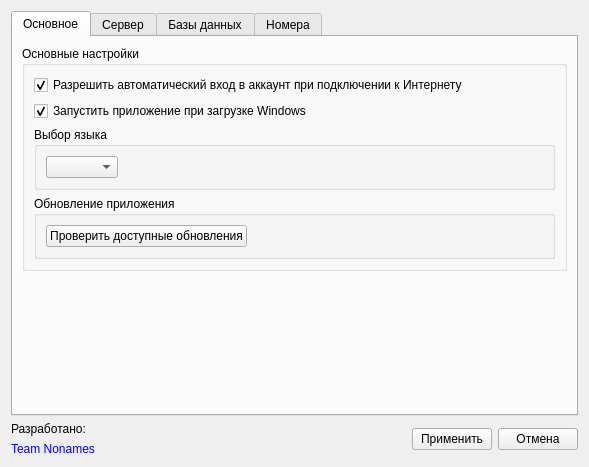
<?xml version="1.0" encoding="UTF-8"?>
<ui version="4.0">
 <class>SettingsDialog</class>
 <widget class="QDialog" name="SettingsDialog">
  <property name="geometry">
   <rect>
    <x>0</x>
    <y>0</y>
    <width>589</width>
    <height>463</height>
   </rect>
  </property>
  <property name="sizePolicy">
   <sizepolicy hsizetype="Fixed" vsizetype="Fixed">
    <horstretch>0</horstretch>
    <verstretch>0</verstretch>
   </sizepolicy>
  </property>
  <property name="windowTitle">
   <string>Настройки</string>
  </property>
  <property name="windowIcon">
   <iconset resource="images.qrc">
    <normaloff>:/images/outcall-logo.png</normaloff>:/images/outcall-logo.png</iconset>
  </property>
  <layout class="QGridLayout" name="gridLayout_5">
   <item row="0" column="0">
    <widget class="QTabWidget" name="tabWidget">
     <property name="currentIndex">
      <number>0</number>
     </property>
     <widget class="QWidget" name="general">
      <attribute name="title">
       <string>Основное</string>
      </attribute>
      <layout class="QVBoxLayout" name="verticalLayout_12">
       <item>
        <widget class="QGroupBox" name="generalGroupBox">
         <property name="title">
          <string>Основные настройки</string>
         </property>
         <layout class="QGridLayout" name="gridLayout_6">
          <item row="0" column="0">
           <layout class="QVBoxLayout" name="verticalLayout_14">
            <item>
             <widget class="QCheckBox" name="autoSignIn">
              <property name="text">
               <string>Разрешить автоматический вход в аккаунт при подключении к Интернету</string>
              </property>
              <property name="checked">
               <bool>true</bool>
              </property>
             </widget>
            </item>
            <item>
             <widget class="QCheckBox" name="autoStartBox">
              <property name="enabled">
               <bool>true</bool>
              </property>
              <property name="text">
               <string>Запустить приложение при загрузке Windows</string>
              </property>
              <property name="checked">
               <bool>true</bool>
              </property>
             </widget>
            </item>
           </layout>
          </item>
          <item row="1" column="0">
           <widget class="QGroupBox" name="languageGroup">
            <property name="sizePolicy">
             <sizepolicy hsizetype="Preferred" vsizetype="Fixed">
              <horstretch>0</horstretch>
              <verstretch>0</verstretch>
             </sizepolicy>
            </property>
            <property name="title">
             <string>Выбор языка</string>
            </property>
            <layout class="QGridLayout" name="gridLayout">
             <item row="1" column="1">
              <spacer name="horizontalSpacer_2">
               <property name="orientation">
                <enum>Qt::Horizontal</enum>
               </property>
               <property name="sizeHint" stdset="0">
                <size>
                 <width>40</width>
                 <height>20</height>
                </size>
               </property>
              </spacer>
             </item>
             <item row="1" column="0">
              <widget class="QComboBox" name="languageList_2"/>
             </item>
            </layout>
           </widget>
          </item>
          <item row="3" column="0">
           <widget class="QGroupBox" name="groupBox_6">
            <property name="title">
             <string>Обновление приложения</string>
            </property>
            <layout class="QGridLayout" name="gridLayout_11">
             <item row="0" column="0">
              <widget class="QPushButton" name="pushUpdateButton">
               <property name="text">
                <string>Проверить доступные обновления</string>
               </property>
               <property name="autoDefault">
                <bool>false</bool>
               </property>
              </widget>
             </item>
             <item row="0" column="1">
              <spacer name="horizontalSpacer_3">
               <property name="orientation">
                <enum>Qt::Horizontal</enum>
               </property>
               <property name="sizeHint" stdset="0">
                <size>
                 <width>40</width>
                 <height>20</height>
                </size>
               </property>
              </spacer>
             </item>
            </layout>
           </widget>
          </item>
         </layout>
        </widget>
       </item>
       <item>
        <spacer name="verticalSpacer_2">
         <property name="orientation">
          <enum>Qt::Vertical</enum>
         </property>
         <property name="sizeHint" stdset="0">
          <size>
           <width>20</width>
           <height>40</height>
          </size>
         </property>
        </spacer>
       </item>
      </layout>
     </widget>
     <widget class="QWidget" name="server">
      <attribute name="title">
       <string>Сервер</string>
      </attribute>
      <layout class="QFormLayout" name="formLayout">
       <item row="0" column="0" colspan="2">
        <widget class="QGroupBox" name="groupBox">
         <property name="title">
          <string>Настройки сервера</string>
         </property>
         <layout class="QVBoxLayout" name="verticalLayout_3">
          <item>
           <widget class="QLabel" name="serverLabel">
            <property name="text">
             <string>Имя хоста:</string>
            </property>
           </widget>
          </item>
          <item>
           <widget class="QLineEdit" name="serverName"/>
          </item>
          <item>
           <widget class="QLabel" name="userLabel">
            <property name="text">
             <string>Имя пользователя:</string>
            </property>
           </widget>
          </item>
          <item>
           <widget class="QLineEdit" name="userName"/>
          </item>
          <item>
           <widget class="QLabel" name="passLabel">
            <property name="text">
             <string>Пароль:</string>
            </property>
           </widget>
          </item>
          <item>
           <widget class="QLineEdit" name="password">
            <property name="echoMode">
             <enum>QLineEdit::Password</enum>
            </property>
           </widget>
          </item>
          <item>
           <widget class="QLabel" name="portLabel">
            <property name="text">
             <string>Порт:</string>
            </property>
           </widget>
          </item>
          <item>
           <widget class="QLineEdit" name="port">
            <property name="text">
             <string>5038</string>
            </property>
           </widget>
          </item>
         </layout>
        </widget>
       </item>
      </layout>
     </widget>
     <widget class="QWidget" name="tab">
      <attribute name="title">
       <string>Базы данных</string>
      </attribute>
      <layout class="QGridLayout" name="gridLayout_4">
       <item row="0" column="0">
        <widget class="QTabWidget" name="tabWidget_2">
         <property name="currentIndex">
          <number>0</number>
         </property>
         <widget class="QWidget" name="tab_2">
          <attribute name="title">
           <string>Настройки базы контактов</string>
          </attribute>
          <layout class="QGridLayout" name="gridLayout_3">
           <item row="0" column="0">
            <widget class="QGroupBox" name="groupBox_3">
             <property name="title">
              <string/>
             </property>
             <layout class="QGridLayout" name="gridLayout_7">
              <item row="0" column="0">
               <widget class="QLabel" name="serverLabel_2">
                <property name="text">
                 <string>Имя хоста: </string>
                </property>
               </widget>
              </item>
              <item row="1" column="0">
               <widget class="QLineEdit" name="hostName_1"/>
              </item>
              <item row="2" column="0">
               <widget class="QLabel" name="userLabel_2">
                <property name="text">
                 <string>Имя базы данных:</string>
                </property>
               </widget>
              </item>
              <item row="3" column="0">
               <widget class="QLineEdit" name="databaseName_1"/>
              </item>
              <item row="4" column="0">
               <widget class="QLabel" name="passLabel_2">
                <property name="text">
                 <string>Имя пользователя:</string>
                </property>
               </widget>
              </item>
              <item row="5" column="0">
               <widget class="QLineEdit" name="userName_1">
                <property name="echoMode">
                 <enum>QLineEdit::Normal</enum>
                </property>
               </widget>
              </item>
              <item row="6" column="0">
               <widget class="QLabel" name="portLabel_2">
                <property name="text">
                 <string>Пароль:</string>
                </property>
               </widget>
              </item>
              <item row="7" column="0">
               <widget class="QLineEdit" name="password_1">
                <property name="text">
                 <string/>
                </property>
                <property name="echoMode">
                 <enum>QLineEdit::Password</enum>
                </property>
               </widget>
              </item>
              <item row="8" column="0">
               <widget class="QLabel" name="label">
                <property name="text">
                 <string>Порт:</string>
                </property>
               </widget>
              </item>
              <item row="9" column="0">
               <widget class="QLineEdit" name="port_1"/>
              </item>
             </layout>
            </widget>
           </item>
          </layout>
         </widget>
         <widget class="QWidget" name="tab_3">
          <attribute name="title">
           <string>Настройки базы звонков</string>
          </attribute>
          <layout class="QGridLayout" name="gridLayout_2">
           <item row="0" column="0">
            <widget class="QGroupBox" name="groupBox_4">
             <property name="title">
              <string/>
             </property>
             <layout class="QVBoxLayout" name="verticalLayout_7">
              <item>
               <widget class="QLabel" name="serverLabel_3">
                <property name="text">
                 <string>Имя хоста: </string>
                </property>
               </widget>
              </item>
              <item>
               <widget class="QLineEdit" name="hostName_2"/>
              </item>
              <item>
               <widget class="QLabel" name="userLabel_3">
                <property name="text">
                 <string>Имя базы данных:</string>
                </property>
               </widget>
              </item>
              <item>
               <widget class="QLineEdit" name="databaseName_2"/>
              </item>
              <item>
               <widget class="QLabel" name="passLabel_3">
                <property name="text">
                 <string>Имя пользователя:</string>
                </property>
               </widget>
              </item>
              <item>
               <widget class="QLineEdit" name="userName_2">
                <property name="echoMode">
                 <enum>QLineEdit::Normal</enum>
                </property>
               </widget>
              </item>
              <item>
               <widget class="QLabel" name="portLabel_3">
                <property name="text">
                 <string>Пароль:</string>
                </property>
               </widget>
              </item>
              <item>
               <widget class="QLineEdit" name="password_2">
                <property name="text">
                 <string/>
                </property>
                <property name="echoMode">
                 <enum>QLineEdit::Password</enum>
                </property>
               </widget>
              </item>
              <item>
               <widget class="QLabel" name="label_2">
                <property name="text">
                 <string>Порт:</string>
                </property>
               </widget>
              </item>
              <item>
               <widget class="QLineEdit" name="port_2"/>
              </item>
             </layout>
            </widget>
           </item>
          </layout>
         </widget>
         <widget class="QWidget" name="tab_4">
          <attribute name="title">
           <string>Настройки базы заказов</string>
          </attribute>
          <layout class="QGridLayout" name="gridLayout_10">
           <item row="0" column="0">
            <widget class="QGroupBox" name="groupBox_5">
             <property name="title">
              <string/>
             </property>
             <layout class="QGridLayout" name="gridLayout_9">
              <item row="4" column="0">
               <widget class="QLabel" name="passLabel_4">
                <property name="text">
                 <string>Имя пользователя:</string>
                </property>
               </widget>
              </item>
              <item row="5" column="0">
               <widget class="QLineEdit" name="userName_3">
                <property name="echoMode">
                 <enum>QLineEdit::Normal</enum>
                </property>
               </widget>
              </item>
              <item row="6" column="0">
               <widget class="QLabel" name="portLabel_4">
                <property name="text">
                 <string>Пароль:</string>
                </property>
               </widget>
              </item>
              <item row="7" column="0">
               <widget class="QLineEdit" name="password_3">
                <property name="text">
                 <string/>
                </property>
                <property name="echoMode">
                 <enum>QLineEdit::Password</enum>
                </property>
               </widget>
              </item>
              <item row="8" column="0">
               <widget class="QLabel" name="label_3">
                <property name="text">
                 <string>Порт:</string>
                </property>
               </widget>
              </item>
              <item row="10" column="0">
               <widget class="QLineEdit" name="port_3"/>
              </item>
              <item row="0" column="0">
               <widget class="QLabel" name="serverLabel_4">
                <property name="text">
                 <string>Имя хоста: </string>
                </property>
               </widget>
              </item>
              <item row="1" column="0">
               <widget class="QLineEdit" name="hostName_3"/>
              </item>
              <item row="2" column="0">
               <widget class="QLabel" name="userLabel_4">
                <property name="text">
                 <string>Имя базы данных:</string>
                </property>
               </widget>
              </item>
              <item row="3" column="0">
               <widget class="QLineEdit" name="databaseName_3"/>
              </item>
              <item row="11" column="0">
               <widget class="QLabel" name="label_4">
                <property name="text">
                 <string>Логин пользователя:</string>
                </property>
               </widget>
              </item>
              <item row="12" column="0">
               <widget class="QLineEdit" name="user_login"/>
              </item>
             </layout>
            </widget>
           </item>
          </layout>
         </widget>
        </widget>
       </item>
      </layout>
     </widget>
     <widget class="QWidget" name="extensions">
      <attribute name="title">
       <string>Номера</string>
      </attribute>
      <layout class="QVBoxLayout" name="verticalLayout_2">
       <item>
        <widget class="QGroupBox" name="groupBox_2">
         <property name="sizePolicy">
          <sizepolicy hsizetype="Expanding" vsizetype="Expanding">
           <horstretch>0</horstretch>
           <verstretch>0</verstretch>
          </sizepolicy>
         </property>
         <property name="title">
          <string>Номера</string>
         </property>
         <layout class="QGridLayout" name="gridLayout_14">
          <item row="0" column="0">
           <widget class="QTabWidget" name="tabWidget_3">
            <property name="currentIndex">
             <number>0</number>
            </property>
            <widget class="QWidget" name="tab_5">
             <attribute name="title">
              <string>Личный номер</string>
             </attribute>
             <layout class="QGridLayout" name="gridLayout_12">
              <item row="0" column="0">
               <widget class="QTreeWidget" name="treeWidget">
                <property name="selectionMode">
                 <enum>QAbstractItemView::ContiguousSelection</enum>
                </property>
                <property name="rootIsDecorated">
                 <bool>false</bool>
                </property>
                <property name="columnCount">
                 <number>2</number>
                </property>
                <column>
                 <property name="text">
                  <string>Номер</string>
                 </property>
                </column>
                <column>
                 <property name="text">
                  <string>Протокол</string>
                 </property>
                </column>
               </widget>
              </item>
              <item row="0" column="1">
               <layout class="QVBoxLayout" name="verticalLayout_5">
                <item>
                 <widget class="QPushButton" name="addButton">
                  <property name="text">
                   <string>Добавить</string>
                  </property>
                  <property name="autoDefault">
                   <bool>false</bool>
                  </property>
                 </widget>
                </item>
                <item>
                 <widget class="QPushButton" name="removeButton">
                  <property name="text">
                   <string>Удалить</string>
                  </property>
                  <property name="autoDefault">
                   <bool>false</bool>
                  </property>
                 </widget>
                </item>
                <item>
                 <widget class="QPushButton" name="editButton">
                  <property name="text">
                   <string>Редактировать</string>
                  </property>
                  <property name="autoDefault">
                   <bool>false</bool>
                  </property>
                 </widget>
                </item>
                <item>
                 <spacer name="verticalSpacer">
                  <property name="orientation">
                   <enum>Qt::Vertical</enum>
                  </property>
                  <property name="sizeHint" stdset="0">
                   <size>
                    <width>20</width>
                    <height>158</height>
                   </size>
                  </property>
                 </spacer>
                </item>
               </layout>
              </item>
             </layout>
            </widget>
            <widget class="QWidget" name="tab_6">
             <attribute name="title">
              <string>Номер группы</string>
             </attribute>
             <layout class="QGridLayout" name="gridLayout_16">
              <item row="0" column="0">
               <layout class="QGridLayout" name="gridLayout_15">
                <item row="0" column="0">
                 <widget class="QTreeWidget" name="treeWidget_2">
                  <property name="selectionMode">
                   <enum>QAbstractItemView::ContiguousSelection</enum>
                  </property>
                  <property name="rootIsDecorated">
                   <bool>false</bool>
                  </property>
                  <property name="columnCount">
                   <number>2</number>
                  </property>
                  <column>
                   <property name="text">
                    <string>Номер</string>
                   </property>
                  </column>
                  <column>
                   <property name="text">
                    <string>Протокол</string>
                   </property>
                  </column>
                 </widget>
                </item>
                <item row="0" column="1">
                 <layout class="QVBoxLayout" name="verticalLayout_6">
                  <item>
                   <widget class="QPushButton" name="addButton_2">
                    <property name="text">
                     <string>Добавить</string>
                    </property>
                    <property name="autoDefault">
                     <bool>false</bool>
                    </property>
                   </widget>
                  </item>
                  <item>
                   <widget class="QPushButton" name="removeButton_2">
                    <property name="text">
                     <string>Удалить</string>
                    </property>
                    <property name="autoDefault">
                     <bool>false</bool>
                    </property>
                   </widget>
                  </item>
                  <item>
                   <widget class="QPushButton" name="editButton_2">
                    <property name="text">
                     <string>Редактировать</string>
                    </property>
                    <property name="autoDefault">
                     <bool>false</bool>
                    </property>
                   </widget>
                  </item>
                  <item>
                   <spacer name="verticalSpacer_4">
                    <property name="orientation">
                     <enum>Qt::Vertical</enum>
                    </property>
                    <property name="sizeHint" stdset="0">
                     <size>
                      <width>20</width>
                      <height>158</height>
                     </size>
                    </property>
                   </spacer>
                  </item>
                 </layout>
                </item>
               </layout>
              </item>
             </layout>
            </widget>
           </widget>
          </item>
         </layout>
        </widget>
       </item>
      </layout>
     </widget>
    </widget>
   </item>
   <item row="1" column="0">
    <layout class="QGridLayout" name="gridLayout_8">
     <item row="0" column="0">
      <widget class="QLabel" name="poweredLabel">
       <property name="text">
        <string>Разработано:</string>
       </property>
      </widget>
     </item>
     <item row="0" column="1" rowspan="2">
      <layout class="QHBoxLayout" name="horizontalLayout">
       <item>
        <spacer name="horizontalSpacer">
         <property name="orientation">
          <enum>Qt::Horizontal</enum>
         </property>
         <property name="sizeHint" stdset="0">
          <size>
           <width>40</width>
           <height>20</height>
          </size>
         </property>
        </spacer>
       </item>
       <item>
        <widget class="QPushButton" name="applyButton">
         <property name="focusPolicy">
          <enum>Qt::StrongFocus</enum>
         </property>
         <property name="text">
          <string>Применить</string>
         </property>
         <property name="autoDefault">
          <bool>false</bool>
         </property>
        </widget>
       </item>
       <item>
        <widget class="QPushButton" name="cancelButton">
         <property name="focusPolicy">
          <enum>Qt::StrongFocus</enum>
         </property>
         <property name="text">
          <string>Отмена</string>
         </property>
         <property name="autoDefault">
          <bool>false</bool>
         </property>
        </widget>
       </item>
      </layout>
     </item>
     <item row="1" column="0">
      <widget class="QLabel" name="bicomLink">
       <property name="styleSheet">
        <string notr="true">color:rgb(0, 0, 255)</string>
       </property>
       <property name="text">
        <string>&lt;html&gt;&lt;head/&gt;&lt;body&gt;&lt;p&gt;Team Nonames&lt;/p&gt;&lt;/body&gt;&lt;/html&gt;</string>
       </property>
       <property name="openExternalLinks">
        <bool>true</bool>
       </property>
      </widget>
     </item>
    </layout>
   </item>
  </layout>
 </widget>
 <tabstops>
  <tabstop>tabWidget</tabstop>
  <tabstop>autoSignIn</tabstop>
  <tabstop>autoStartBox</tabstop>
  <tabstop>languageList_2</tabstop>
  <tabstop>pushUpdateButton</tabstop>
  <tabstop>serverName</tabstop>
  <tabstop>userName</tabstop>
  <tabstop>password</tabstop>
  <tabstop>port</tabstop>
  <tabstop>tabWidget_2</tabstop>
  <tabstop>hostName_1</tabstop>
  <tabstop>databaseName_1</tabstop>
  <tabstop>userName_1</tabstop>
  <tabstop>password_1</tabstop>
  <tabstop>port_1</tabstop>
  <tabstop>hostName_2</tabstop>
  <tabstop>databaseName_2</tabstop>
  <tabstop>userName_2</tabstop>
  <tabstop>password_2</tabstop>
  <tabstop>port_2</tabstop>
  <tabstop>hostName_3</tabstop>
  <tabstop>databaseName_3</tabstop>
  <tabstop>userName_3</tabstop>
  <tabstop>password_3</tabstop>
  <tabstop>port_3</tabstop>
  <tabstop>user_login</tabstop>
  <tabstop>tabWidget_3</tabstop>
  <tabstop>treeWidget</tabstop>
  <tabstop>addButton</tabstop>
  <tabstop>removeButton</tabstop>
  <tabstop>editButton</tabstop>
  <tabstop>treeWidget_2</tabstop>
  <tabstop>addButton_2</tabstop>
  <tabstop>removeButton_2</tabstop>
  <tabstop>editButton_2</tabstop>
  <tabstop>applyButton</tabstop>
  <tabstop>cancelButton</tabstop>
 </tabstops>
 <resources>
  <include location="images.qrc"/>
 </resources>
 <connections/>
</ui>
